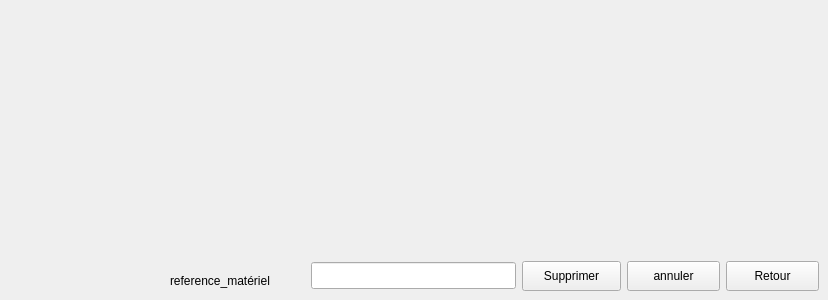
     <widget class="QWidget" name="page_11">
      <widget class="QPushButton" name="pushButton_13">
       <property name="geometry">
        <rect>
         <x>522</x>
         <y>261</y>
         <width>99</width>
         <height>30</height>
        </rect>
       </property>
       <property name="text">
        <string>Supprimer</string>
       </property>
      </widget>
      <widget class="QPushButton" name="pushButton_14">
       <property name="geometry">
        <rect>
         <x>627</x>
         <y>261</y>
         <width>93</width>
         <height>30</height>
        </rect>
       </property>
       <property name="text">
        <string>annuler</string>
       </property>
      </widget>
      <widget class="QLineEdit" name="lineEdit_21">
       <property name="geometry">
        <rect>
         <x>311</x>
         <y>262</y>
         <width>205</width>
         <height>27</height>
        </rect>
       </property>
      </widget>
      <widget class="QPushButton" name="pushButton_15">
       <property name="geometry">
        <rect>
         <x>726</x>
         <y>261</y>
         <width>93</width>
         <height>30</height>
        </rect>
       </property>
       <property name="text">
        <string>Retour</string>
       </property>
      </widget>
      <widget class="QLabel" name="label_39">
       <property name="geometry">
        <rect>
         <x>170</x>
         <y>270</y>
         <width>131</width>
         <height>21</height>
        </rect>
       </property>
       <property name="text">
        <string>reference_matériel</string>
       </property>
      </widget>
     </widget>
